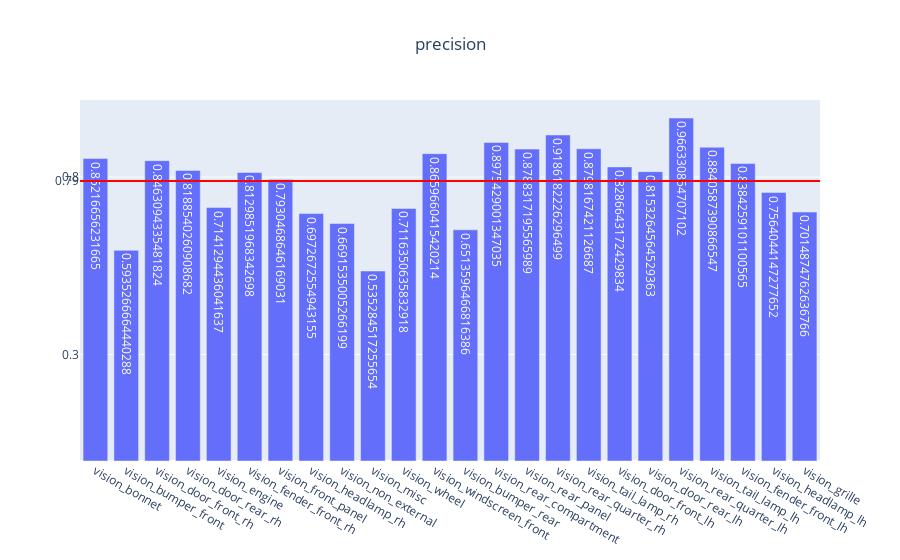

The notebook cell this image was saved under:
### Code cell
genVisMulitlabel(partEvalMetrics, "precision")

### Figure 1 — Plotly figure (JSON) as saved in the notebook; plotly's stock layout.template omitted (floating-point values rounded to 4 significant figures)
{"data": [{"text": [0.8522, 0.5935, 0.8463, 0.8189, 0.7141, 0.813, 0.793, 0.6973, 0.6692, 0.5353, 0.7116, 0.866, 0.6514, 0.8975, 0.8788, 0.9186, 0.8798, 0.8287, 0.8153, 0.9663, 0.8841, 0.8384, 0.7564, 0.7015], "type": "bar", "x": ["vision_bonnet", "vision_bumper_front", "vision_door_front_rh", "vision_door_rear_rh", "vision_engine", "vision_fender_front_rh", "vision_front_panel", "vision_headlamp_rh", "vision_non_external", "vision_misc", "vision_wheel", "vision_windscreen_front", "vision_bumper_rear", "vision_rear_compartment", "vision_rear_panel", "vision_rear_quarter_rh", "vision_tail_lamp_rh", "vision_door_front_lh", "vision_door_rear_lh", "vision_rear_quarter_lh", "vision_tail_lamp_lh", "vision_fender_front_lh", "vision_headlamp_lh", "vision_grille"], "y": [0.8522, 0.5935, 0.8463, 0.8189, 0.7141, 0.813, 0.793, 0.6973, 0.6692, 0.5353, 0.7116, 0.866, 0.6514, 0.8975, 0.8788, 0.9186, 0.8798, 0.8287, 0.8153, 0.9663, 0.8841, 0.8384, 0.7564, 0.7015]}], "layout": {"shapes": [{"line": {"color": "red", "width": 2}, "type": "line", "x0": 0, "x1": 1, "xref": "x domain", "y0": 0.7886, "y1": 0.7886, "yref": "y"}], "title": {"text": "precision", "x": 0.5}, "yaxis": {"tickmode": "array", "tickvals": ["0.79", 0.3, 0.8]}}}
